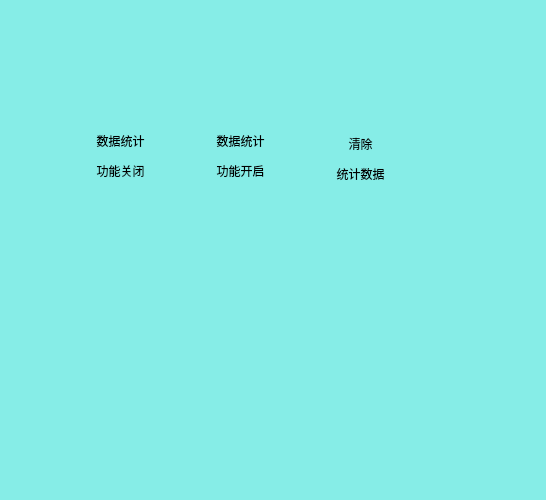
<?xml version="1.0" encoding="UTF-8"?>
<ui version="4.0">
 <class>DiastatisticsMana</class>
 <widget class="QDialog" name="DiastatisticsMana">
  <property name="geometry">
   <rect>
    <x>0</x>
    <y>0</y>
    <width>546</width>
    <height>500</height>
   </rect>
  </property>
  <property name="windowTitle">
   <string>Dialog</string>
  </property>
  <property name="styleSheet">
   <string notr="true">background-color: rgb(134,237,231)</string>
  </property>
  <widget class="QWidget" name="">
   <property name="geometry">
    <rect>
     <x>69</x>
     <y>11</y>
     <width>103</width>
     <height>383</height>
    </rect>
   </property>
   <layout class="QVBoxLayout" name="verticalLayout">
    <item>
     <widget class="QPushButton" name="close">
      <property name="minimumSize">
       <size>
        <width>101</width>
        <height>101</height>
       </size>
      </property>
      <property name="styleSheet">
       <string notr="true">QPushButton { background-color: rgb(134,237,231); border-radius: 3px; color: rgb(255, 255, 255); } QPushButton:focus { background-color: rgb(244,236,2); }</string>
      </property>
      <property name="text">
       <string/>
      </property>
      <property name="icon">
       <iconset resource="pingbao.qrc">
        <normaloff>:/new/prefix1/ICON/6/1 (68).png</normaloff>:/new/prefix1/ICON/6/1 (68).png</iconset>
      </property>
      <property name="iconSize">
       <size>
        <width>85</width>
        <height>85</height>
       </size>
      </property>
      <property name="flat">
       <bool>true</bool>
      </property>
     </widget>
    </item>
    <item>
     <widget class="QLabel" name="label">
      <property name="text">
       <string>&lt;html&gt;&lt;head/&gt;&lt;body&gt;&lt;p align=&quot;center&quot;&gt;数据统计&lt;/p&gt;&lt;p align=&quot;center&quot;&gt;功能关闭&lt;/p&gt;&lt;p align=&quot;center&quot;&gt;&lt;br/&gt;&lt;/p&gt;&lt;p align=&quot;center&quot;&gt;&lt;br/&gt;&lt;/p&gt;&lt;p align=&quot;center&quot;&gt;&lt;br/&gt;&lt;/p&gt;&lt;p align=&quot;center&quot;&gt;&lt;br/&gt;&lt;/p&gt;&lt;p align=&quot;center&quot;&gt;&lt;br/&gt;&lt;/p&gt;&lt;/body&gt;&lt;/html&gt;</string>
      </property>
     </widget>
    </item>
   </layout>
  </widget>
  <widget class="QWidget" name="">
   <property name="geometry">
    <rect>
     <x>189</x>
     <y>11</y>
     <width>103</width>
     <height>383</height>
    </rect>
   </property>
   <layout class="QVBoxLayout" name="verticalLayout_2">
    <item>
     <widget class="QPushButton" name="open">
      <property name="minimumSize">
       <size>
        <width>101</width>
        <height>101</height>
       </size>
      </property>
      <property name="styleSheet">
       <string notr="true">QPushButton { background-color: rgb(134,237,231); border-radius: 3px; color: rgb(255, 255, 255); } QPushButton:focus { background-color: rgb(244,236,2); }</string>
      </property>
      <property name="text">
       <string/>
      </property>
      <property name="icon">
       <iconset resource="pingbao.qrc">
        <normaloff>:/new/prefix1/ICON/6/1 (69).png</normaloff>:/new/prefix1/ICON/6/1 (69).png</iconset>
      </property>
      <property name="iconSize">
       <size>
        <width>85</width>
        <height>85</height>
       </size>
      </property>
      <property name="flat">
       <bool>true</bool>
      </property>
     </widget>
    </item>
    <item>
     <widget class="QLabel" name="label_2">
      <property name="text">
       <string>&lt;html&gt;&lt;head/&gt;&lt;body&gt;&lt;p align=&quot;center&quot;&gt;数据统计&lt;/p&gt;&lt;p align=&quot;center&quot;&gt;功能开启&lt;/p&gt;&lt;p align=&quot;center&quot;&gt;&lt;br/&gt;&lt;/p&gt;&lt;p align=&quot;center&quot;&gt;&lt;br/&gt;&lt;/p&gt;&lt;p align=&quot;center&quot;&gt;&lt;br/&gt;&lt;/p&gt;&lt;p align=&quot;center&quot;&gt;&lt;br/&gt;&lt;/p&gt;&lt;p align=&quot;center&quot;&gt;&lt;br/&gt;&lt;/p&gt;&lt;/body&gt;&lt;/html&gt;</string>
      </property>
     </widget>
    </item>
   </layout>
  </widget>
  <widget class="QWidget" name="">
   <property name="geometry">
    <rect>
     <x>309</x>
     <y>11</y>
     <width>103</width>
     <height>429</height>
    </rect>
   </property>
   <layout class="QVBoxLayout" name="verticalLayout_3">
    <item>
     <widget class="QPushButton" name="clear">
      <property name="minimumSize">
       <size>
        <width>101</width>
        <height>101</height>
       </size>
      </property>
      <property name="styleSheet">
       <string notr="true">QPushButton { background-color: rgb(134,237,231); border-radius: 3px; color: rgb(255, 255, 255); } QPushButton:focus { background-color: rgb(244,236,2); }</string>
      </property>
      <property name="text">
       <string/>
      </property>
      <property name="icon">
       <iconset resource="pingbao.qrc">
        <normaloff>:/new/prefix1/ICON/6/1 (61).png</normaloff>:/new/prefix1/ICON/6/1 (61).png</iconset>
      </property>
      <property name="iconSize">
       <size>
        <width>85</width>
        <height>85</height>
       </size>
      </property>
      <property name="flat">
       <bool>true</bool>
      </property>
     </widget>
    </item>
    <item>
     <widget class="QLabel" name="label_3">
      <property name="text">
       <string>&lt;html&gt;&lt;head/&gt;&lt;body&gt;&lt;p align=&quot;center&quot;&gt;清除&lt;/p&gt;&lt;p align=&quot;center&quot;&gt;统计数据&lt;/p&gt;&lt;p align=&quot;center&quot;&gt;&lt;br/&gt;&lt;/p&gt;&lt;p align=&quot;center&quot;&gt;&lt;br/&gt;&lt;/p&gt;&lt;p align=&quot;center&quot;&gt;&lt;br/&gt;&lt;/p&gt;&lt;p align=&quot;center&quot;&gt;&lt;br/&gt;&lt;/p&gt;&lt;p align=&quot;center&quot;&gt;&lt;br/&gt;&lt;/p&gt;&lt;p align=&quot;center&quot;&gt;&lt;br/&gt;&lt;/p&gt;&lt;/body&gt;&lt;/html&gt;</string>
      </property>
     </widget>
    </item>
   </layout>
  </widget>
 </widget>
 <tabstops>
  <tabstop>close</tabstop>
  <tabstop>open</tabstop>
  <tabstop>clear</tabstop>
 </tabstops>
 <resources>
  <include location="pingbao.qrc"/>
 </resources>
 <connections/>
</ui>
